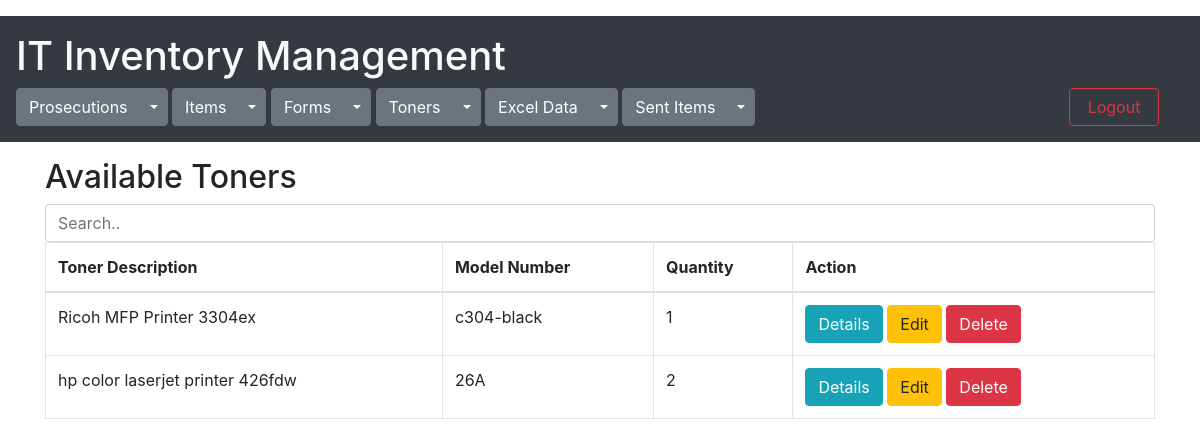
Screenshot of /toners/view_toners/ (signed in) with the database file from the repository.
### toners/models.py (models this page shows)
class Toners(models.Model):
    toner_model = models.CharField(max_length=10,null=True)
    toner_printer = models.ForeignKey(Items,on_delete=models.CASCADE)
    total_qty = models.PositiveIntegerField(default=0,null=True)
    remaining_qty = models.PositiveIntegerField(default=0,null=True)
    created=models.DateTimeField(default=datetime.now())
    objects = models.Manager()

### items/models.py (models this page shows)
class Items(models.Model):
    model_no= models.CharField(max_length=30,null= True)
    description=models.CharField(max_length=50,null= True )
    total_qty=models.PositiveIntegerField(default=0,null=True)
    created = models.DateTimeField(default=datetime.now())

### toners/views.py (the view)
# urls.py: path('view_toners/', views.view_toners, name='view_toners'),
@cache_control(no_cache=True, must_revalidate=True,no_store=True)
@login_required(login_url="login")
def view_toners(request):
    toners = Toners.objects.all()
    return render(request, 'view_toners.html', {"toners": toners})

### toners/templates/view_toners.html (shortened to what this page needs)
{% extends 'mainpage.html' %}
{% block content %}
<div class="container">
  <h2>Available Toners</h2>
  <input class="form-control" id="myInput" type="text" placeholder="Search..">
  <div class="table-responsive">
      <table class="table table-bordered">
          <thead>
          <tr>
              <th>Toner Description</th>
              <th>Model Number</th>
              <th>Quantity</th>
              <th>Action</th>
          </tr>
          </thead>
          <tbody id="myTable">
          {% for toner in toners %}
          <tr>
              <td>{{toner.toner_printer.description}} {{toner.toner_printer.model_no}}</td>
              <td>{{toner.toner_model}}</td>
              <td>{{toner.total_qty}}</td>
              <td><a href="{% url 'view_tonerdetails' toner.id %}" class="btn btn-info">Details</a>
                  <a href="{% url 'edit_toners_form' toner.id %}" class="btn btn-warning">Edit</a>
                  <a class="btn btn-danger" data-toggle="modal" data-target="#delete-modal{{ toner.pk }}">Delete</a></td>
          </tr>
          {% endfor %}
          </tbody>
      </table>
    </div>
</div>
{% endblock %}

### rows the page displays
Toners: toner_printer.description "Ricoh MFP Printer", toner_printer.model_no "3304ex", toner_model "c304-black", total_qty "1"
Toners: toner_printer.description "hp color laserjet printer", toner_printer.model_no "426fdw", toner_model "26A", total_qty "2"
